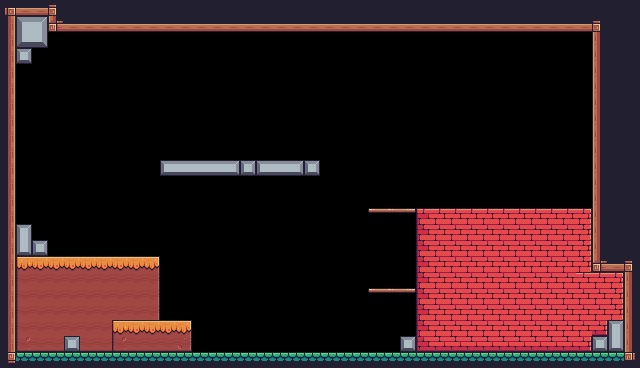

The image is a tile-based game level rendered from a .tmx file. Its description and complete source (layers, tilesets, objects, tile grids) follow:
An orthogonal 40x23 tile map with 16x16 px tiles, 2 tile layers (Background, Layout) and 29 objects (11x Fruit, 3x Mushroom, 2x Platform, Player).

<map version="1.10" tiledversion="1.10.1" orientation="orthogonal" renderorder="right-down" width="40" height="23" tilewidth="16" tileheight="16" infinite="0" nextlayerid="5" nextobjectid="32">
 <tileset firstgid="1" source="Main World.tsx" />
 <layer id="1" name="Background" width="40" height="23">
  <data encoding="csv">
0,0,0,0,0,0,0,0,0,0,0,0,0,0,0,0,0,0,0,0,0,0,0,0,0,0,0,0,0,0,0,0,0,0,0,0,0,0,0,0,
0,0,0,0,0,0,0,0,0,0,0,0,0,0,0,0,0,0,0,0,0,0,0,0,0,0,0,0,0,0,0,0,0,0,0,0,0,0,0,0,
0,0,0,0,0,0,0,0,0,0,0,0,0,0,0,0,0,0,0,0,0,0,0,0,0,0,0,0,0,0,0,0,0,0,0,0,0,0,0,0,
0,0,0,0,0,0,0,0,0,0,0,0,0,0,0,0,0,0,0,0,0,0,0,0,0,0,0,0,0,0,0,0,0,0,0,0,0,0,0,0,
0,0,0,0,0,0,0,0,0,0,0,0,0,0,0,0,0,0,0,0,0,0,0,0,0,0,0,0,0,0,0,0,0,0,0,0,0,0,0,0,
0,0,0,0,0,0,0,0,0,0,0,0,0,0,0,0,0,0,0,0,0,0,0,0,0,0,0,0,0,0,0,0,0,0,0,0,0,0,0,0,
0,0,0,0,0,0,0,0,0,0,0,0,0,0,0,0,0,0,0,0,0,0,0,0,0,0,0,0,0,0,0,0,0,0,0,0,0,0,0,0,
0,0,0,0,0,0,0,0,0,0,0,0,0,0,0,0,0,0,0,0,0,0,0,0,0,0,0,0,0,0,0,0,0,0,0,0,0,0,0,0,
0,0,0,0,0,0,0,0,0,0,0,0,0,0,0,0,0,0,0,0,0,0,0,0,0,0,0,0,0,0,0,0,0,0,0,0,0,0,0,0,
0,0,0,0,0,0,0,0,0,0,0,0,0,0,0,0,0,0,0,0,0,0,0,0,0,0,0,0,0,0,0,0,0,0,0,0,0,0,0,0,
0,0,0,0,0,0,0,0,0,0,0,0,0,0,0,0,0,0,0,0,0,0,0,0,0,0,0,0,0,0,0,0,0,0,0,0,0,0,0,0,
0,0,0,0,0,0,0,0,0,0,0,0,0,0,0,0,0,0,0,0,0,0,0,0,0,0,0,0,0,0,0,0,0,0,0,0,0,0,0,0,
0,0,0,0,0,0,0,0,0,0,0,0,0,0,0,0,0,0,0,0,0,0,0,0,0,0,0,0,0,0,0,0,0,0,0,0,0,0,0,0,
0,0,0,0,0,0,0,0,0,0,0,0,0,0,0,0,0,0,0,0,0,0,0,0,0,0,0,0,0,0,0,0,0,0,0,0,0,0,0,0,
0,0,0,0,0,0,0,0,0,0,0,0,0,0,0,0,0,0,0,0,0,0,0,0,0,0,0,0,0,0,0,0,0,0,0,0,0,0,0,0,
0,0,0,0,0,0,0,0,0,0,0,0,0,0,0,0,0,0,0,0,0,0,0,0,0,0,0,0,0,0,0,0,0,0,0,0,0,0,0,0,
0,0,0,0,0,0,0,0,0,0,0,0,0,0,0,0,0,0,0,0,0,0,0,0,0,0,0,0,0,0,0,0,0,0,0,0,0,0,0,0,
0,0,0,0,0,0,0,0,0,0,0,0,0,0,0,0,0,0,0,0,0,0,0,0,0,0,0,0,0,0,0,0,0,0,0,0,0,0,0,0,
0,0,0,0,0,0,0,0,0,0,0,0,0,0,0,0,0,0,0,0,0,0,0,0,0,0,0,0,0,0,0,0,0,0,0,0,0,0,0,0,
0,0,0,0,0,0,0,0,0,0,0,0,0,0,0,0,0,0,0,0,0,0,0,0,0,0,0,0,0,0,0,0,0,0,0,0,0,0,0,0,
0,0,0,0,0,0,0,0,0,0,0,0,0,0,0,0,0,0,0,0,0,0,0,0,0,0,0,0,0,0,0,0,0,0,0,0,0,0,0,0,
0,0,0,0,0,0,0,0,0,0,0,0,0,0,0,0,0,0,0,0,0,0,0,0,0,0,0,0,0,0,0,0,0,0,0,0,0,0,0,0,
0,0,0,0,0,0,0,0,0,0,0,0,0,0,0,0,0,0,0,0,0,0,0,0,0,0,0,0,0,0,0,0,0,0,0,0,0,0,0,0
</data>
 </layer>
 <objectgroup id="3" name="Collisions">
  <object id="1" x="16" y="256" width="144" height="64" />
  <object id="2" x="144" y="320" width="48" height="32" />
  <object id="3" x="0" y="0" width="16" height="368" />
  <object id="4" x="16" y="352" width="624" height="16" />
  <object id="6" x="416" y="208" width="176" height="144" />
  <object id="7" x="592" y="32" width="16" height="176" />
  <object id="8" x="48" y="16" width="560" height="16" />
  <object id="9" x="16" y="16" width="32" height="32" />
  <object id="10" x="16" y="48" width="16" height="16" />
  <object id="11" x="160" y="160" width="160" height="16" />
  <object id="12" x="16" y="224" width="16" height="32" />
  <object id="13" x="32" y="240" width="16" height="16" />
  <object id="14" name="Platform" type="Platform" x="368" y="208" width="48" height="4.66667" />
  <object id="15" name="Platform" type="Platform" x="368" y="288" width="48" height="5.33333" />
 </objectgroup>
 <objectgroup id="4" name="Spawnpoints">
  <object id="16" name="Player" type="Player" x="72.6667" y="204.667" width="32" height="32" />
  <object id="17" name="Cherries" type="Fruit" x="384" y="224" width="16" height="16" />
  <object id="18" name="Cherries" type="Fruit" x="384" y="256" width="16" height="16" />
  <object id="19" name="Pineapple" type="Fruit" x="176" y="112" width="16" height="16" />
  <object id="20" name="Pineapple" type="Fruit" x="208" y="112" width="16" height="16" />
  <object id="21" name="Pineapple" type="Fruit" x="256" y="112" width="16" height="16" />
  <object id="22" name="Pineapple" type="Fruit" x="288" y="112" width="16" height="16" />
  <object id="23" name="Orange" type="Fruit" x="80" y="160" width="16" height="16" />
  <object id="24" name="Orange" type="Fruit" x="80" y="128" width="16" height="16" />
  <object id="25" name="Orange" type="Fruit" x="80" y="96" width="16" height="16" />
  <object id="26" name="Orange" type="Fruit" x="528" y="144" width="16" height="16" />
  <object id="27" name="Orange" type="Fruit" x="528" y="96" width="16" height="16" />
  <object id="28" name="Mushroom" type="Mushroom" x="464" y="177" width="32" height="34">
   <properties>
    <property name="left" type="int" value="6" />
    <property name="right" type="int" value="6" />
   </properties>
  </object>
  <object id="29" name="Mushroom" type="Mushroom" x="288" y="320.8" width="32" height="34">
   <properties>
    <property name="left" type="int" value="6" />
    <property name="right" type="int" value="5" />
   </properties>
  </object>
  <object id="30" name="Mushroom" type="Mushroom" x="224.75" y="129" width="32" height="34">
   <properties>
    <property name="left" type="int" value="4" />
    <property name="right" type="int" value="4" />
   </properties>
  </object>
 </objectgroup>
 <layer id="2" name="Layout" width="40" height="23">
  <data encoding="csv">
92,134,134,93,112,112,112,112,112,112,112,112,112,112,112,112,112,112,112,112,112,112,112,112,112,112,112,112,112,112,112,112,112,112,112,112,112,112,112,112,
113,124,125,133,134,134,134,134,134,134,134,134,134,134,134,134,134,134,134,134,134,134,134,134,134,134,134,134,134,134,134,134,134,134,134,134,134,93,112,112,
113,146,147,0,0,0,0,0,0,0,0,0,0,0,0,0,0,0,0,0,0,0,0,0,0,0,0,0,0,0,0,0,0,0,0,0,0,111,112,112,
113,123,0,0,0,0,0,0,0,0,0,0,0,0,0,0,0,0,0,0,0,0,0,0,0,0,0,0,0,0,0,0,0,0,0,0,0,111,112,112,
113,0,0,0,0,0,0,0,0,0,0,0,0,0,0,0,0,0,0,0,0,0,0,0,0,0,0,0,0,0,0,0,0,0,0,0,0,111,112,112,
113,0,0,0,0,0,0,0,0,0,0,0,0,0,0,0,0,0,0,0,0,0,0,0,0,0,0,0,0,0,0,0,0,0,0,0,0,111,112,112,
113,0,0,0,0,0,0,0,0,0,0,0,0,0,0,0,0,0,0,0,0,0,0,0,0,0,0,0,0,0,0,0,0,0,0,0,0,111,112,112,
113,0,0,0,0,0,0,0,0,0,0,0,0,0,0,0,0,0,0,0,0,0,0,0,0,0,0,0,0,0,0,0,0,0,0,0,0,111,112,112,
113,0,0,0,0,0,0,0,0,0,0,0,0,0,0,0,0,0,0,0,0,0,0,0,0,0,0,0,0,0,0,0,0,0,0,0,0,111,112,112,
113,0,0,0,0,0,0,0,0,0,0,0,0,0,0,0,0,0,0,0,0,0,0,0,0,0,0,0,0,0,0,0,0,0,0,0,0,111,112,112,
113,0,0,0,0,0,0,0,0,0,101,102,102,102,103,123,101,102,103,123,0,0,0,0,0,0,0,0,0,0,0,0,0,0,0,0,0,111,112,112,
113,0,0,0,0,0,0,0,0,0,0,0,0,0,0,0,0,0,0,0,0,0,0,0,0,0,0,0,0,0,0,0,0,0,0,0,0,111,112,112,
113,0,0,0,0,0,0,0,0,0,0,0,0,0,0,0,0,0,0,0,0,0,0,0,0,0,0,0,0,0,0,0,0,0,0,0,0,111,112,112,
113,0,0,0,0,0,0,0,0,0,0,0,0,0,0,0,0,0,0,0,0,0,0,40,41,42,106,107,107,107,107,107,107,107,107,107,108,111,112,112,
113,104,0,0,0,0,0,0,0,0,0,0,0,0,0,0,0,0,0,0,0,0,0,0,0,0,128,129,129,129,129,129,129,129,129,129,130,111,112,112,
113,148,123,0,0,0,0,0,0,0,0,0,0,0,0,0,0,0,0,0,0,0,0,0,0,0,128,129,129,129,129,129,129,129,129,129,130,111,112,112,
113,95,96,96,96,96,96,96,96,97,0,0,0,0,0,0,0,0,0,0,0,0,0,0,0,0,128,129,129,129,129,129,129,129,129,129,130,133,134,93,
113,117,118,118,118,118,118,118,118,119,0,0,0,0,0,0,0,0,0,0,0,0,0,0,0,0,128,129,129,129,129,129,129,129,129,129,107,107,108,111,
113,117,118,118,118,118,118,118,118,119,0,0,0,0,0,0,0,0,0,0,0,0,0,40,41,42,128,129,129,129,129,129,129,129,129,129,129,129,130,111,
113,117,118,118,118,118,118,118,118,119,0,0,0,0,0,0,0,0,0,0,0,0,0,0,0,0,128,129,129,129,129,129,129,129,129,129,129,129,130,111,
113,117,118,118,118,118,118,95,96,96,96,97,0,0,0,0,0,0,0,0,0,0,0,0,0,0,128,129,129,129,129,129,129,129,129,129,129,152,104,111,
113,139,140,140,123,140,140,139,140,140,140,141,0,0,0,0,0,0,0,0,0,0,0,0,0,123,150,151,151,151,151,151,151,151,151,151,152,123,148,111,
114,178,178,178,178,178,178,178,178,178,178,178,178,178,178,178,178,178,178,178,178,178,178,178,178,178,178,178,178,178,178,178,178,178,178,178,178,178,178,115
</data>
 </layer>
</map>
